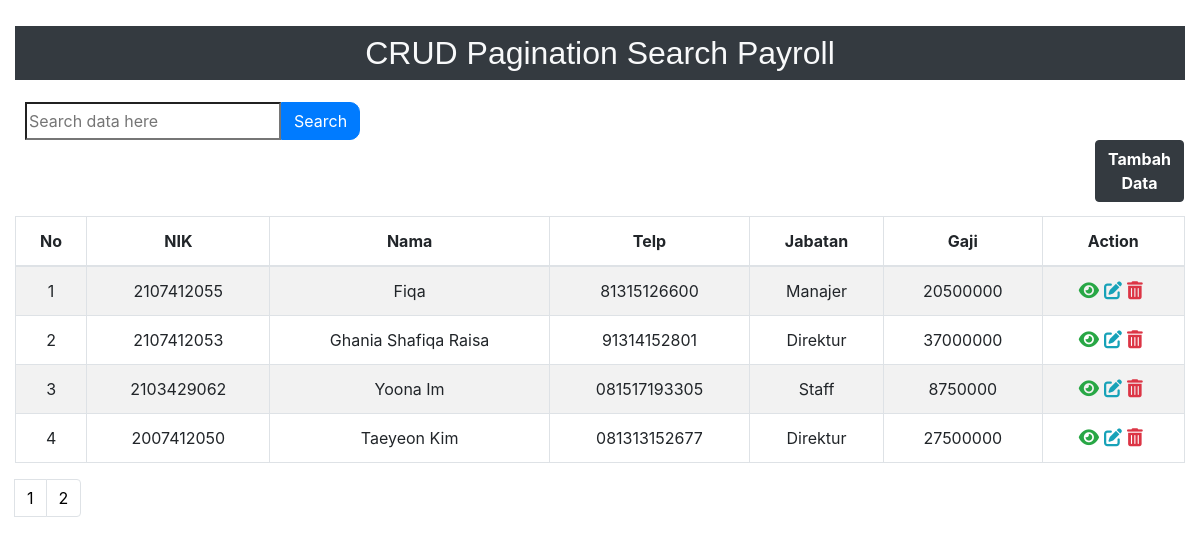
The page / on the database its author committed.
### tables this page shows
CREATE TABLE `payroll` (
  `Nama` varchar(20) NOT NULL,
  `NIK` int(50) NOT NULL,
  `Telp` varchar(20) NOT NULL,
  `Jabatan` varchar(50) NOT NULL,
  `Gaji` bigint(50) NOT NULL
);

### index.php (the view, shortened to what this page needs)
<?php
require_once "config.php";
?>
<!DOCTYPE html>
<html>
<head>
    <link rel="stylesheet" href="https://cdn.jsdelivr.net/npm/bootstrap@4.3.1/dist/css/bootstrap.min.css">
    <link rel="stylesheet" href="https://cdnjs.cloudflare.com/ajax/libs/font-awesome/6.2.0/css/all.min.css" />
</head>
<body>
	<header>
    <div class="wrapper">
		<div class="container-fluid">
			<div class="row">
				<div class="col-12">
					<div class="" style="margin-top:26px;">
						<h2 style="font-family: 'Arial', cursive;" class="bg-dark text-light text-center py-2" style="margin-top:10px;">CRUD Pagination Search Payroll</h2>
					</div>
				</div>
			</div>
            <div class="row">
                <div class="col-12">
                    <form method="get">
                        <div class="input-group" style="margin: 14px 0px; padding:0px 10px;">
                            <input class="inpot" type="search" name="search" id="forml" placeholder="Search data here" class="form-control" />
                            <input style="border-radius:0px 10px 10px 0px;" type="submit" class="btn btn-primary" value="Search">
							<a href="create.php" class="btn btn-dark" style=";margin-left:1070px;"><b>Tambah Data</b></a>
                        </div>
                    </form>
                </div>
            </div>
		</div>
    </div>
    </header>
	<div class="wrapper">
		<div class="container-fluid">
			<div class="row">
				<div class="col-md-12">
					<?php
					$limit = 4;
                    $page = $_GET['page'] ?? null;
                    if(empty($page)){
                        $position = 0;
                        $page = 1;
                    } else{
                        $position = ($page-1) * $limit;
                    }
					if(isset($_GET['search'])){
						$search = $_GET['search'];
						$sql = "SELECT * FROM payroll WHERE Nama LIKE '%$search%' ORDER BY NIK DESC LIMIT $position, $limit";
					} else{
						$sql = "SELECT * FROM payroll ORDER BY NIK DESC LIMIT $position, $limit";
					}
					$i = 1;
					$result = mysqli_query($conn, $sql);
						if (mysqli_num_rows($result) > 0){
							echo "<table class='table table-bordered table-striped  table-hover'>";
								echo "<thead>";
									echo "<tr>";
										echo "<th class='text-center'>No</th>";
										echo "<th class='text-center'>NIK</th>";
										echo "<th class='text-center'>Nama</th>";
										echo "<th class='text-center'>Telp</th>";
										echo "<th class='text-center'>Jabatan</th>";
										echo "<th class='text-center'>Gaji</th>";
										echo "<th class='text-center'>Action</th>";
									echo "</tr>";
								echo "</thead>";
								echo "<tbody>";
								while ($row = mysqli_fetch_array($result)){
									echo "<tr>";
										echo "<td class='text-center'>" . $i++ . "</td>";
										echo "<td class='text-center'>" . $row['NIK'] . "</td>";
										echo "<td class='text-center'>" . $row['Nama'] . "</td>";
										echo "<td class='text-center'>" . $row['Telp'] . "</td>";
										echo "<td class='text-center'>" . $row['Jabatan'] . "</td>";
										echo "<td class='text-center'>" . $row['Gaji'] . "</td>";
										echo "<td class='text-center'>";
											echo "<a style='padding-right: 5px;' href='read.php?NIK=". $row['NIK'] ."' tittle='View Record' ><span><i class='fas fa-eye text-success' style='font-size:18px;'></i></span></a>";
											echo "<a style='padding-right: 5px;' href='update.php?id=". $row['NIK'] ."' title='Update Record' ><span><i class='fas fa-edit text-info' style='font-size:18px;'></i></span></a>";
											echo "<a style='padding-right: 5px;' href='delete.php?NIK=". $row['NIK'] ."' title='Delete Record'><span><i class='fas fa-trash-alt text-danger' style='font-size:18px;'></i></span></a>";
										echo "</td>";
									echo "</tr>";
								}
								echo "</tbody>";
							echo "</table>";
						}
						if(isset($_GET['search'])){
							$search = $_GET['search'];
							$query2 = "SELECT * FROM payroll WHERE Nama LIKE '%$search%' ORDER BY NIK DESC";
						} else{
							$query2= "SELECT * FROM payroll ORDER BY NIK DESC";
						}
						$result2 = mysqli_query($conn, $query2);
						$jmlhdata = mysqli_num_rows($result2);
						$jmlhalaman = ceil($jmlhdata/$limit);
				?>
					<ul class="pagination">
						<?php
							for ($i=1;$i<=$jmlhalaman;$i++) {
								if ($i != $page) {
									if (isset($_GET['search'])) {
										$search = $_GET['search'];
										echo "<li class='page-item'><a class='page-link' href='index.php?page=$i&search=$search'>$i</a></li>";
									} else {
										echo "<li class='page-item'><a class='page-link' href='index.php?page=$i' style='color: black;'>$i</a></li>";
									}
								} else {
									echo "<li class'page-item'><a class='page-link' href='#' style='color: black;'>$i</a></li>";
								}
							}
						?>
					</ul>
				</div>
			</div>
		</div>
	</div>
</body>
</html>

### rows shown on the page
payroll: NIK "2107412055", Nama "Fiqa", Telp "81315126600", Jabatan "Manajer", Gaji "20500000"
payroll: NIK "2107412053", Nama "Ghania Shafiqa Raisa", Telp "91314152801", Jabatan "Direktur", Gaji "37000000"
payroll: NIK "2103429062", Nama "Yoona Im", Telp "081517193305", Jabatan "Staff", Gaji "8750000"
payroll: NIK "2007412050", Nama "Taeyeon Kim", Telp "081313152677", Jabatan "Direktur", Gaji "27500000"
